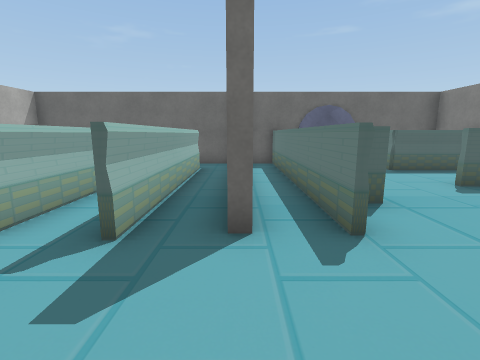
[1] (above)

13 first-person views from a walk through a 3-D level made in the Unity game engine. The camera is 1.2 m above the floor, tilts 10° down and sees 85° across. The floor is counted in squares, 1 m on a side. Each view is taken from the middle of a square. On the plan, view 1 faces up. The plan holds only what a view shows up to about 12 squares ahead; the rest is blank. The player is left out. Some surface patterns are stand-ins.

[2]
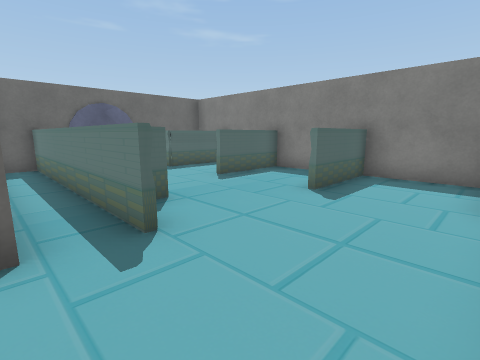

[3]
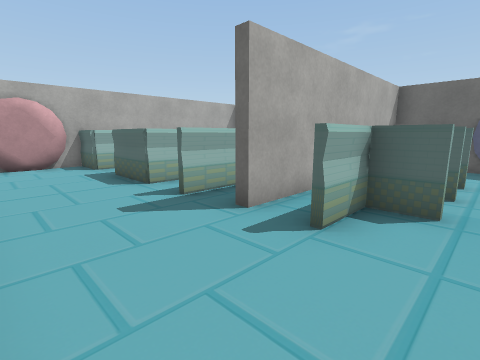

[4]
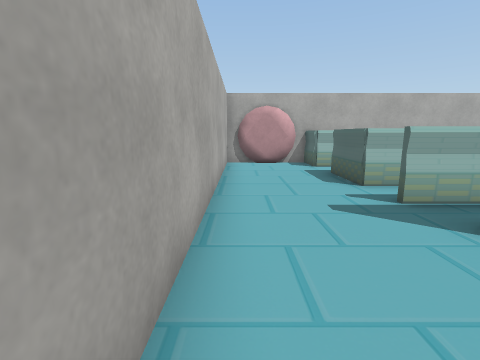

[5]
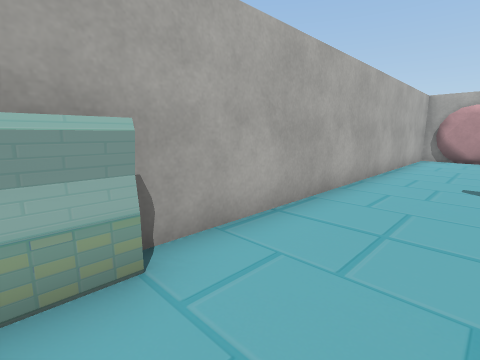

[6]
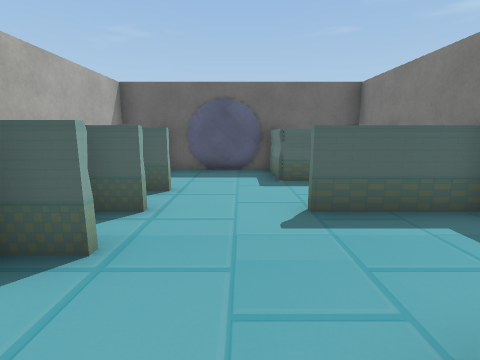

[7]
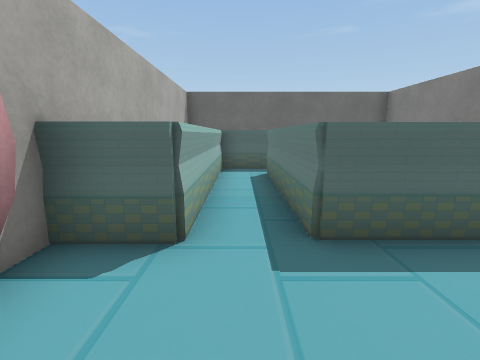

[8]
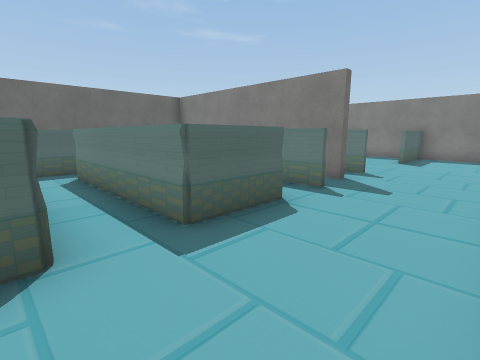

[9]
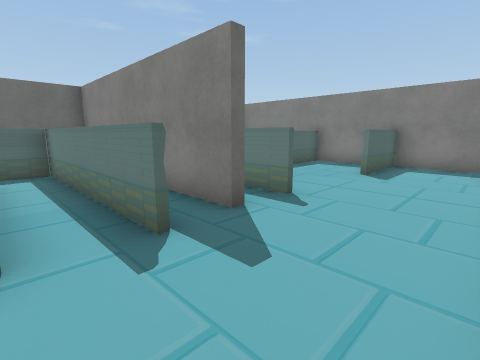

[10]
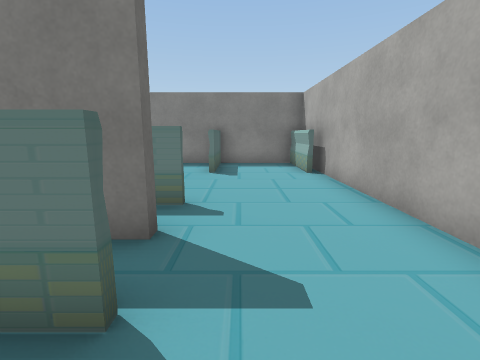

[11]
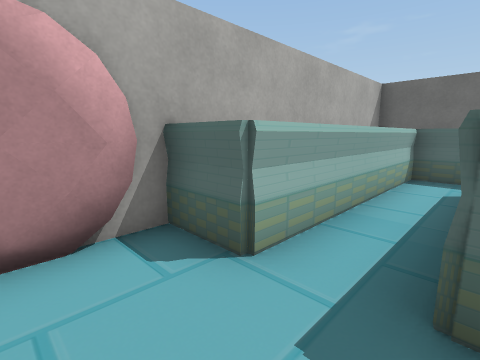

[12]
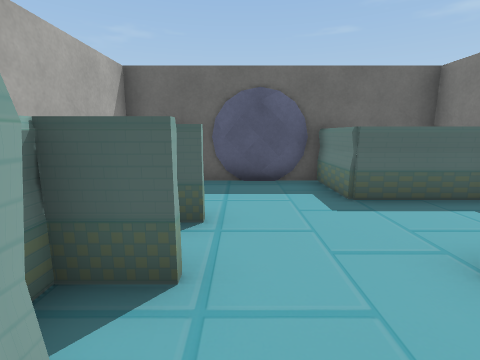

[13]
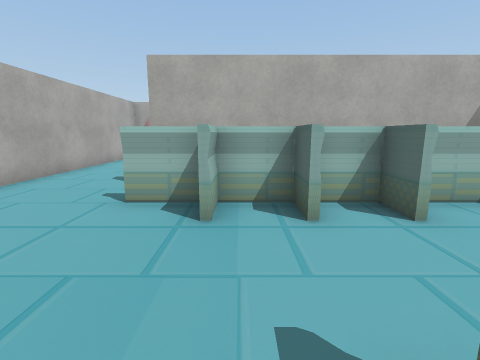

### Floor plan
Points are (right, up) in squares from view 1. A wall is a line through its corners. A room is listed if a view was taken in it or the views show most of it. See-through windows are left out.
Room 1 (views 1, 2, 3, 4, 5, 6, 7, 8, 9, 10, 11, 12, 13)
walls: (5, -0.1) (8, -0.1); (-3, 2.8) (-5.2, 2.8) (-5.2, 8); (1.5, 9.3) (1.5, 2.9); (8, 2.8) (5, 2.8); (-1.4, 9.1) (-1.4, 2.8); (8, 5.9) (5, 5.9); (2.7, 10.7) (0.2, 10.7) (0.2, 3) (-0.1, 3) (-0.1, 9.5); (7.4, 8.7) (5, 8.7) (5, 10.8); (6, 10.7) (4.2, 10.7); (-4.9, 9) (-6.6, 9) (-6.6, 2.8) (-8.1, 2.8); (-8.1, 5) (-8.1, 1.9); (-8.1, 0.4) (-8.1, -0.5) (7.9, -0.5) (7.9, 10)
ways out: opening at (-1, 10)
objects: other object (2, 4); other object (2, 6); other object (2, 7)

Where each view was taken, in squares from view 1:
view 1: 0 up, 0 right, facing up
view 2: 0 up, 0 right, facing up-right
view 3: 0 up, 3 right, facing up-left
view 4: 0 up, 3 right, facing left
view 5: 2 up, 6 right, facing down-left
view 6: 2 up, 4 right, facing up
view 7: 0 up, 6 left, facing up
view 8: 0 up, 7 left, facing up-right
view 9: 0 up, 3 left, facing up-right
view 10: 2 up, 3 left, facing right
view 11: 1 up, 5 left, facing up-left
view 12: 4 up, 3 right, facing up
view 13: 5 up, 6 right, facing left
